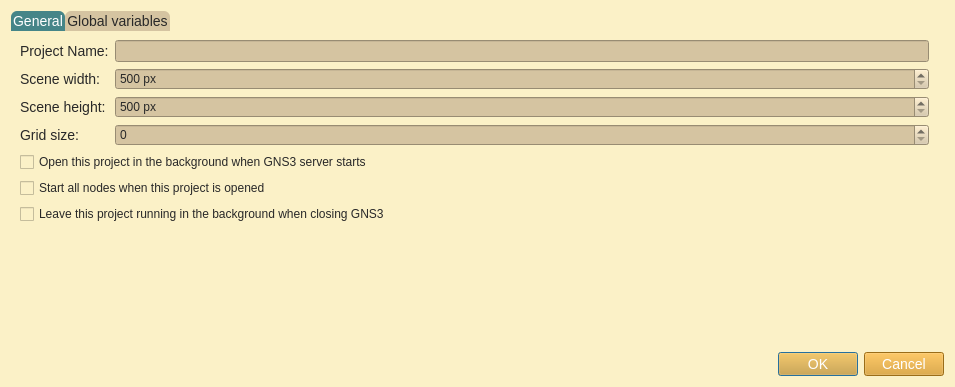
<?xml version="1.0" encoding="UTF-8"?>
<ui version="4.0">
 <class>EditProjectDialog</class>
 <widget class="QDialog" name="EditProjectDialog">
  <property name="windowModality">
   <enum>Qt::ApplicationModal</enum>
  </property>
  <property name="geometry">
   <rect>
    <x>0</x>
    <y>0</y>
    <width>955</width>
    <height>387</height>
   </rect>
  </property>
  <property name="windowTitle">
   <string>Edit project</string>
  </property>
  <property name="styleSheet">
   <string notr="true">QWidget{
	background-color: #fbf1c7;
}
QMenuBar::item{
	background-color: #fbf1c7;
}
QDockWidget::title{
	background: #d5c4a1;
	padding-left: 5px;
}
QDockWidget, QMenuBar{
    color: #282828;
    font: bold 14px;
}
QTextEdit, QPlainTextEdit, QLineEdit, QSpinBox, QComboBox {
  background-color: #d5c4a1;
  color: #282828;
}
QTextEdit#uiConsoleTextEdit {
  background-color: #fbf1c7;
  color: #282828;
  font: 13px;
}
QTabWidget {
	font: 14px;
	border-top: 2px;
}
QTabBar::tab {
    background: #d5c4a1;
    color: #282828;
    min-width: 8ex;
    padding: 2px;
	border-top-right-radius: 6px;
	border-top-left-radius: 6px;
}
QTabBar::tab:selected {
    background: #458588;
	color: #FFFFFF;
}
QGroupBox {
    color: #076678;
    font: 14px;
    padding: 15px;
    border-style: none;
}
QMainWindow::separator {
	background: #d5c4a1;
	width: 1px;
	height: 1px;
}
QComboBox {
	selection-background-color: #458588;
	selection-color: #FFFFFF;
}

QToolBar{
	background: #d5c4a1;
	border: 0px;
}
QPushButton {
	background-color: #d79921;
    color: #FFFFFF;
	font: 14px;
}
QToolButton {
	background-color: #d79921;
    color: #FFFFFF;
	font: 14px;
}
QTreeWidget, QListWidget {
	background-color: #fbf1c7;
	color: #282828;
    alternate-background-color: #d5c4a1; 
	font: 14px;
}
QTreeWidget#uiTreeWidget {
	background-color: #d5c4a1;
	color: #282828;
	font: bold 16px;
}
QTreeWidget::item:selected, QTreeWidget::item:hover, QMenu::item:selected,QToolButton::hover,QPushButton::hover,QTabBar::tab:hover {
	background-color: #458588;
	color: #FFFFFF;
}
QMenu {
	background-color: #fbf1c7;
    color: #282828;
}
QLabel {
	color: #282828;
	font: 14px;
}
QLabel#uiTitleLabel {
	color: #282828;
	font: bold 16px;
}

QAbstractScrollArea::corner {
    background: #fbf1c7;
}
QScrollBar::handle:horizontal {
    background: #d5c4a1;
    min-width: 20px;
}
QScrollBar::handle:vertical {
    background: #d5c4a1;
    min-width: 20px;
}
QScrollBar:vertical {
    width: 6px;
}
QScrollBar:horizontal {
    height: 6px;
}
QScrollBar::up-arrow:vertical, QScrollBar::down-arrow:vertical, QScrollBar::down-arrow:horizontal, QScrollBar::up-arrow:horizontal { 
	border: 0px;
    height: 0px; 
    width: 0px; 
}
         
QScrollBar::add-page:horizontal, QScrollBar::sub-page:horizontal, QScrollBar::add-page:vertical, QScrollBar::sub-page:vertical {
  background: none
}
QStatusBar {
	background-color: #d5c4a1;
	color: #282828;
}

QRadioButton, QCheckBox {
  color: #282828;
}
QRadioButton::disabled, QCheckBox::disabled {
  color: gray;
}


</string>
  </property>
  <property name="modal">
   <bool>true</bool>
  </property>
  <layout class="QGridLayout" name="gridLayout">
   <item row="0" column="0">
    <widget class="QTabWidget" name="tabWidget">
     <property name="styleSheet">
      <string notr="true">QWidget{
	background-color: #fbf1c7;
}
QMenuBar::item{
	background-color: #fbf1c7;
}
QDockWidget::title{
	background: #d5c4a1;
	padding-left: 5px;
}
QDockWidget, QMenuBar{
    color: #282828;
    font: bold 14px;
}
QTextEdit, QPlainTextEdit, QLineEdit, QSpinBox, QComboBox {
  background-color: #d5c4a1;
  color: #282828;
}
QTextEdit#uiConsoleTextEdit {
  background-color: #fbf1c7;
  color: #282828;
  font: 13px;
}
QTabWidget {
	font: 14px;
	border-top: 2px;
}
QTabBar::tab {
    background: #d5c4a1;
    color: #282828;
    min-width: 8ex;
    padding: 2px;
	border-top-right-radius: 6px;
	border-top-left-radius: 6px;
}
QTabBar::tab:selected {
    background: #458588;
	color: #FFFFFF;
}
QGroupBox {
    color: #076678;
    font: 14px;
    padding: 15px;
    border-style: none;
}
QMainWindow::separator {
	background: #d5c4a1;
	width: 1px;
	height: 1px;
}
QComboBox {
	selection-background-color: #458588;
	selection-color: #FFFFFF;
}

QToolBar{
	background: #d5c4a1;
	border: 0px;
}
QPushButton {
	background-color: #d79921;
    color: #FFFFFF;
	font: 14px;
}
QToolButton {
	background-color: #d79921;
    color: #FFFFFF;
	font: 14px;
}
QTreeWidget, QListWidget {
	background-color: #fbf1c7;
	color: #282828;
    alternate-background-color: #d5c4a1; 
	font: 14px;
}
QTreeWidget#uiTreeWidget {
	background-color: #d5c4a1;
	color: #282828;
	font: bold 16px;
}
QTreeWidget::item:selected, QTreeWidget::item:hover, QMenu::item:selected,QToolButton::hover,QPushButton::hover,QTabBar::tab:hover {
	background-color: #458588;
	color: #FFFFFF;
}
QMenu {
	background-color: #fbf1c7;
    color: #282828;
}
QLabel {
	color: #282828;
	font: 14px;
}
QLabel#uiTitleLabel {
	color: #282828;
	font: bold 16px;
}

QAbstractScrollArea::corner {
    background: #fbf1c7;
}
QScrollBar::handle:horizontal {
    background: #d5c4a1;
    min-width: 20px;
}
QScrollBar::handle:vertical {
    background: #d5c4a1;
    min-width: 20px;
}
QScrollBar:vertical {
    width: 6px;
}
QScrollBar:horizontal {
    height: 6px;
}
QScrollBar::up-arrow:vertical, QScrollBar::down-arrow:vertical, QScrollBar::down-arrow:horizontal, QScrollBar::up-arrow:horizontal { 
	border: 0px;
    height: 0px; 
    width: 0px; 
}
         
QScrollBar::add-page:horizontal, QScrollBar::sub-page:horizontal, QScrollBar::add-page:vertical, QScrollBar::sub-page:vertical {
  background: none
}
QStatusBar {
	background-color: #d5c4a1;
	color: #282828;
}

QRadioButton, QCheckBox {
  color: #282828;
}
QRadioButton::disabled, QCheckBox::disabled {
  color: gray;
}


</string>
     </property>
     <property name="currentIndex">
      <number>0</number>
     </property>
     <widget class="QWidget" name="uiGeneralTab">
      <attribute name="title">
       <string>General</string>
      </attribute>
      <layout class="QGridLayout" name="uiGeneralGrid">
       <item row="2" column="0">
        <widget class="QLabel" name="uiSceneWidthLabel">
         <property name="text">
          <string>Scene width:</string>
         </property>
        </widget>
       </item>
       <item row="9" column="0" colspan="3">
        <widget class="QCheckBox" name="uiProjectAutoCloseCheckBox">
         <property name="text">
          <string>Leave this project running in the background when closing GNS3</string>
         </property>
        </widget>
       </item>
       <item row="1" column="0">
        <widget class="QLabel" name="uiProjectNameLabel">
         <property name="text">
          <string>Project Name:</string>
         </property>
        </widget>
       </item>
       <item row="2" column="1">
        <widget class="QSpinBox" name="uiSceneWidthSpinBox">
         <property name="suffix">
          <string> px</string>
         </property>
         <property name="minimum">
          <number>500</number>
         </property>
         <property name="maximum">
          <number>1000000</number>
         </property>
        </widget>
       </item>
       <item row="4" column="1">
        <widget class="QSpinBox" name="uiGridSizeSpinBox"/>
       </item>
       <item row="3" column="1">
        <widget class="QSpinBox" name="uiSceneHeightSpinBox">
         <property name="suffix">
          <string> px</string>
         </property>
         <property name="minimum">
          <number>500</number>
         </property>
         <property name="maximum">
          <number>1000000</number>
         </property>
        </widget>
       </item>
       <item row="3" column="0">
        <widget class="QLabel" name="uiSceneHeightLabel">
         <property name="text">
          <string>Scene height:</string>
         </property>
        </widget>
       </item>
       <item row="1" column="1">
        <widget class="QLineEdit" name="uiProjectNameLineEdit"/>
       </item>
       <item row="4" column="0">
        <widget class="QLabel" name="uiGridSizeLabel">
         <property name="text">
          <string>Grid size:</string>
         </property>
        </widget>
       </item>
       <item row="7" column="0" colspan="3">
        <widget class="QCheckBox" name="uiProjectAutoOpenCheckBox">
         <property name="text">
          <string>Open this project in the background when GNS3 server starts</string>
         </property>
        </widget>
       </item>
       <item row="8" column="0" colspan="3">
        <widget class="QCheckBox" name="uiProjectAutoStartCheckBox">
         <property name="text">
          <string>Start all nodes when this project is opened</string>
         </property>
        </widget>
       </item>
       <item row="10" column="0">
        <spacer name="verticalSpacer">
         <property name="orientation">
          <enum>Qt::Vertical</enum>
         </property>
         <property name="sizeHint" stdset="0">
          <size>
           <width>20</width>
           <height>40</height>
          </size>
         </property>
        </spacer>
       </item>
      </layout>
     </widget>
     <widget class="QWidget" name="uiGlobalVariablesTab">
      <attribute name="title">
       <string>Global variables</string>
      </attribute>
      <layout class="QGridLayout" name="uiGlobalVariablesGrid"/>
     </widget>
    </widget>
   </item>
   <item row="1" column="0">
    <widget class="QDialogButtonBox" name="uiButtonBox">
     <property name="standardButtons">
      <set>QDialogButtonBox::Cancel|QDialogButtonBox::Ok</set>
     </property>
    </widget>
   </item>
  </layout>
 </widget>
 <resources/>
 <connections>
  <connection>
   <sender>uiButtonBox</sender>
   <signal>accepted()</signal>
   <receiver>EditProjectDialog</receiver>
   <slot>accept()</slot>
   <hints>
    <hint type="sourcelabel">
     <x>248</x>
     <y>254</y>
    </hint>
    <hint type="destinationlabel">
     <x>157</x>
     <y>274</y>
    </hint>
   </hints>
  </connection>
  <connection>
   <sender>uiButtonBox</sender>
   <signal>rejected()</signal>
   <receiver>EditProjectDialog</receiver>
   <slot>reject()</slot>
   <hints>
    <hint type="sourcelabel">
     <x>316</x>
     <y>260</y>
    </hint>
    <hint type="destinationlabel">
     <x>286</x>
     <y>274</y>
    </hint>
   </hints>
  </connection>
 </connections>
</ui>
